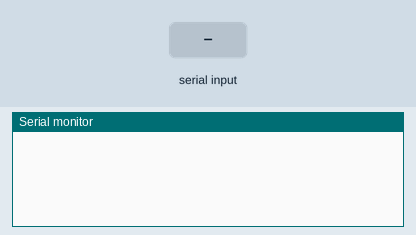
The sketch below on a simulated Arduino Uno, built with avr-gcc and run on an emulated ATmega328P. Shown: the last lines printed to the serial monitor. The test bench sets the inputs (shaded band).

Above: at 1.2 s.
1.3 s: "1" received over the second serial link
At 2.1 s:
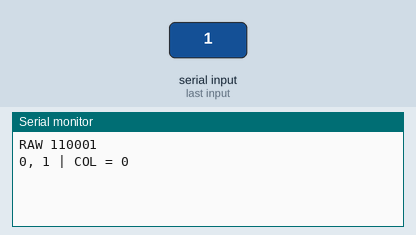
2.8 s: "0" received over the second serial link
At 3.3 s:
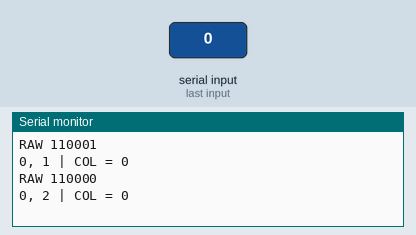
4.3 s: "2" received over the second serial link
At 5.6 s:
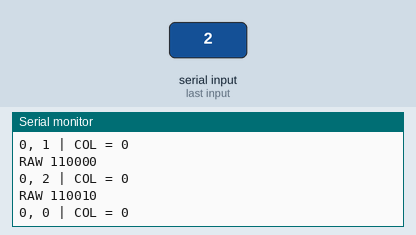

The sketch:

main.ino
```cpp
#include <SoftwareSerial.h>
SoftwareSerial mySerial(2, 3); // RX, TX

int x = 0;
int y = 0;
int col = 0;
bool btn = 0;

void setup() {
  // put your setup code here, to run once:
  Serial.begin(9600);
  mySerial.begin(9600);
  // Serial1.begin(115200);
}

void loop() {
  // put your main code here, to run repeatedly:
    if (mySerial.available()) {
      byte in = mySerial.read();
      Serial.print("RAW ");
      Serial.println(in,BIN);
      x += bitRead(in, 7) * (bitRead(in, 6)?1:-1);
      y += bitRead(in, 5) * (bitRead(in, 4)?1:-1);
      col += bitRead(in, 3) * (bitRead(in, 2)?1:-1);
      if(bitRead(in, 1)){
        //btn down
        x = 0;
        y = 0;
        col = 0;
      }
      Serial.print(x);
      Serial.print(", ");
      Serial.print(y);
      Serial.print(" | COL = ");
      Serial.println(col);
    }


}
```

Measured:
- after the input at 1.3 s, the serial monitor: prints a new line at once (image 1)
- after the input at 2.8 s, the serial monitor: prints a new line at once (image 2)
- after the input at 4.3 s, the serial monitor: prints a new line at once (image 3)
